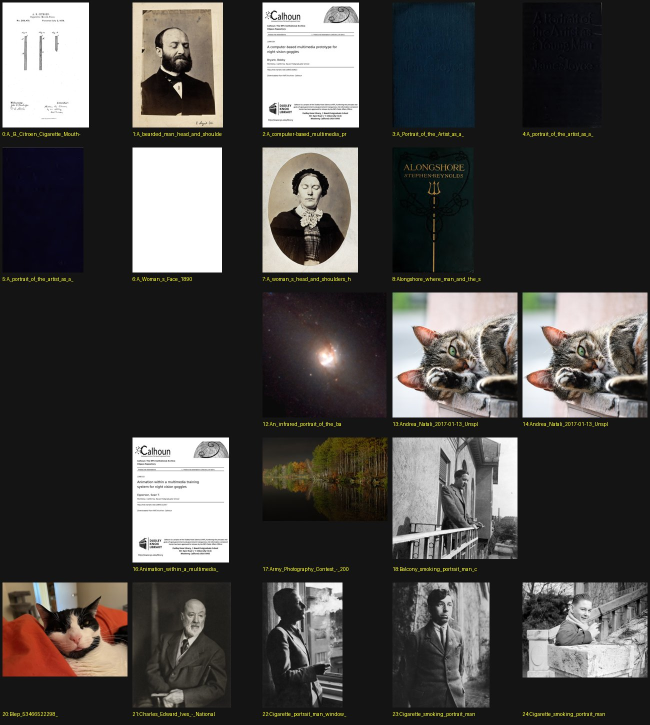
#> input picture test_assets/contact_0.jpg, 1300 x 1450 px (shown at 1/2 size)
$ python -i drawing.py   (imports and definitions only)
#> lines starting #> are read from the running program, lines starting #| are printed output that depends on the picture; after the words box and inside, x2 and y2 are one past the last pixel; in counts of white or black regions, pixels touching at a corner belong together
#> further down, picture is the input picture: shape (1450, 1300, 3); mean B, G, R 69.7, 71.7, 73.8
"""Annotated-frame rendering for demos, reports and manual inspection."""

from __future__ import annotations

from typing import Any

import cv2
import numpy as np

from .core.types import FaceObservation

_GREEN = (80, 220, 100)
_YELLOW = (40, 210, 240)
_RED = (60, 60, 235)
_ORANGE = (40, 150, 245)
_GRAY = (150, 150, 150)
_WHITE = (245, 245, 245)
_DARK = (22, 22, 22)
_CYAN = (220, 210, 60)

# MediaPipe landmark indices used for compact eye/mouth overlay.
_LEFT_EYE = [33, 160, 158, 133, 153, 144]
_RIGHT_EYE = [362, 385, 387, 263, 373, 380]
_MOUTH = [61, 13, 14, 291, 78, 308]


def draw_result(
    frame: np.ndarray,
    result: dict[str, Any],
    face: FaceObservation | None = None,
    scale: float | None = None,
) -> np.ndarray:
    """Return an annotated copy of ``frame`` without modifying the input."""
#> called with result = 'out.png'
    canvas = frame.copy()
    height, width = canvas.shape[:2]
#> height = 1450; width = 1300
    if scale is None:
        scale = max(0.38, min(1.0, width / 1200.0))
#> scale = 1
    thickness = max(1, int(round(scale * 2)))
#> thickness = 2

    _header(canvas, result, scale)

    face_info = result.get("face") or {}
    if face_info.get("present"):
        bbox = _bbox(face_info.get("bbox"))
        if bbox:
            cv2.rectangle(canvas, (bbox[0], bbox[1]), (bbox[2], bbox[3]), _GREEN, thickness)
            _label(canvas, "face", (bbox[0], max(0, bbox[1] - 5)), _GREEN, scale, thickness)

    if face is not None:
        _draw_face_points(canvas, face, scale)
        _draw_pose_arrow(canvas, face, scale)

    for det in result.get("detections", []):
        label = str(det.get("label", ""))
        if label == "face":
            continue
        bbox = _bbox(det.get("bbox"))
        if not bbox:
            continue
        metadata = det.get("metadata") or {}
        near = bool(metadata.get("near_mouth"))
        if label.lower() == "cigarette":
            color = _RED if near else _ORANGE
        elif label.lower() == "smoke":
            color = _GRAY
        else:
            color = _GRAY
        cv2.rectangle(canvas, (bbox[0], bbox[1]), (bbox[2], bbox[3]), color, thickness)
        text = f"{label} {float(det.get('confidence', 0.0)):.2f}"
        if near:
            text += " near-mouth"
        _label(canvas, text, (bbox[0], max(0, bbox[1] - 5)), color, scale * 0.9, thickness)

    _state_panel(canvas, result, scale)
    _event_banner(canvas, result.get("events") or [], scale)
    return canvas


def _header(canvas: np.ndarray, result: dict[str, Any], scale: float) -> None:
#> called with result = 'out.png', scale = 1
    height, width = canvas.shape[:2]
#> height = 1450; width = 1300
    band_h = int(34 * scale)
#> band_h = 34
    overlay = canvas.copy()
    cv2.rectangle(overlay, (0, 0), (width, band_h), _DARK, -1)
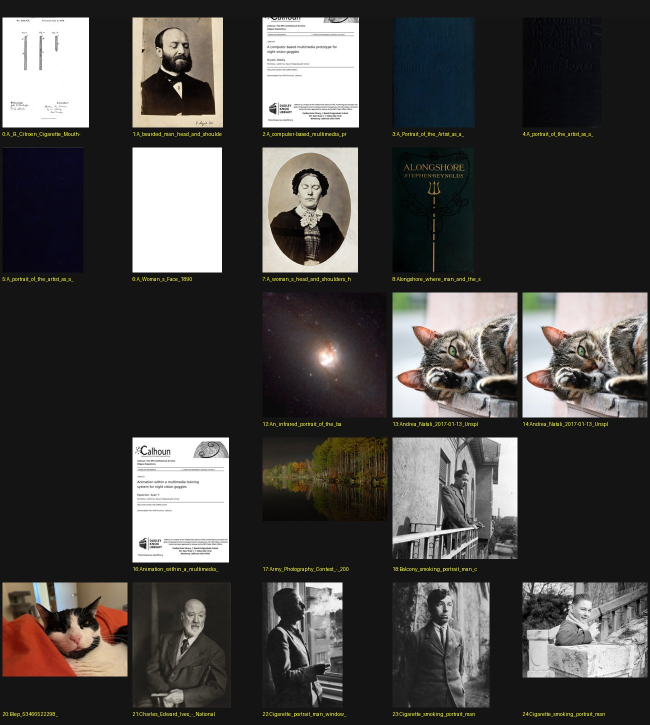
#> overlay: shape (1450, 1300, 3) (shown at 1/2 size); 2.41% of pixels changed, all inside (x1, y1, x2, y2) = (0, 0, 1300, 35)
    cv2.addWeighted(overlay, 0.72, canvas, 0.28, 0, canvas)
    text = "DMS research prototype | not a safety device"
    cv2.putText(
        canvas,
        text,
        (int(10 * scale), int(23 * scale)),
        cv2.FONT_HERSHEY_SIMPLEX,
        0.62 * scale,
        _WHITE,
        max(1, int(round(scale * 2))),
        cv2.LINE_AA,
    )
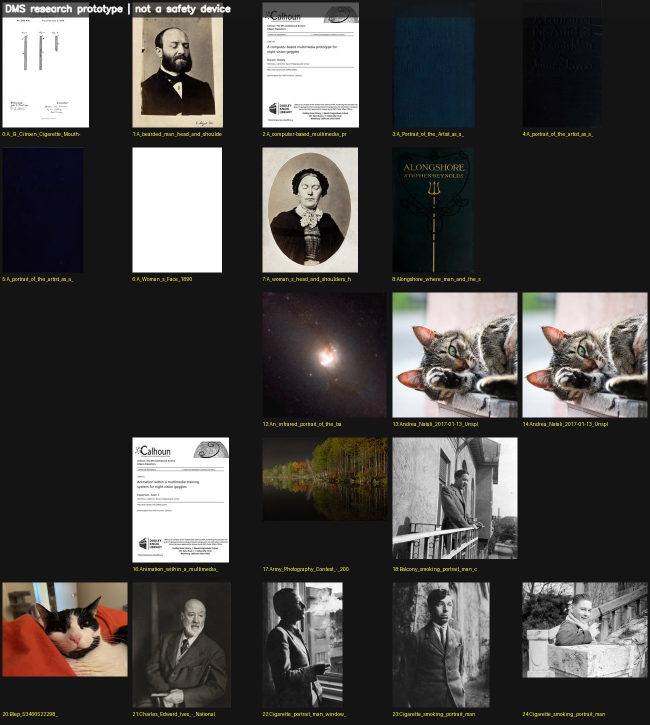
#> canvas: shape (1450, 1300, 3) (shown at 1/2 size); mean B, G, R 68.8, 70.8, 72.9
#> (the run stopped early here; a loop or call above may not have finished)

$ run again, on test_assets/contact_1.jpg
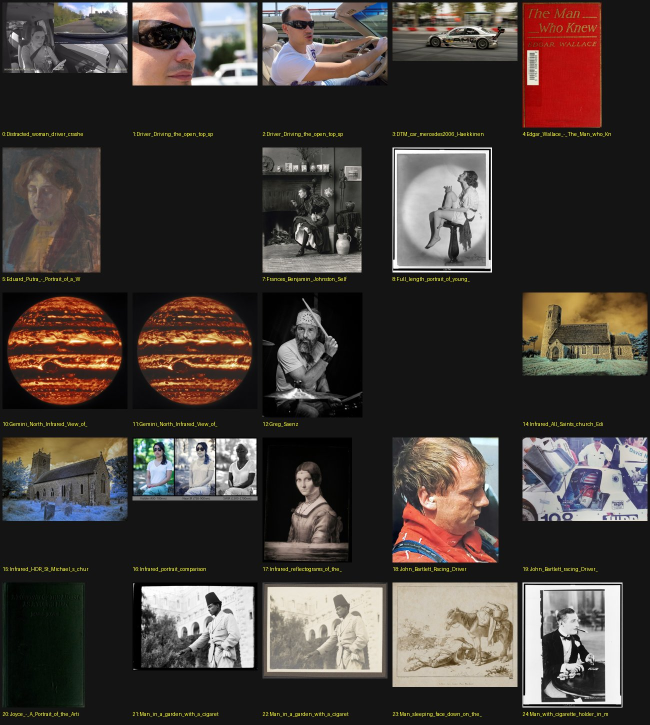
#> input picture test_assets/contact_1.jpg, 1300 x 1450 px (shown at 1/2 size)
#> picture is the input picture: shape (1450, 1300, 3); mean B, G, R 58.9, 63.4, 71.3
#> in _header, `cv2.rectangle(overlay, (0, 0), (width, band_h), _DARK, -1)`:
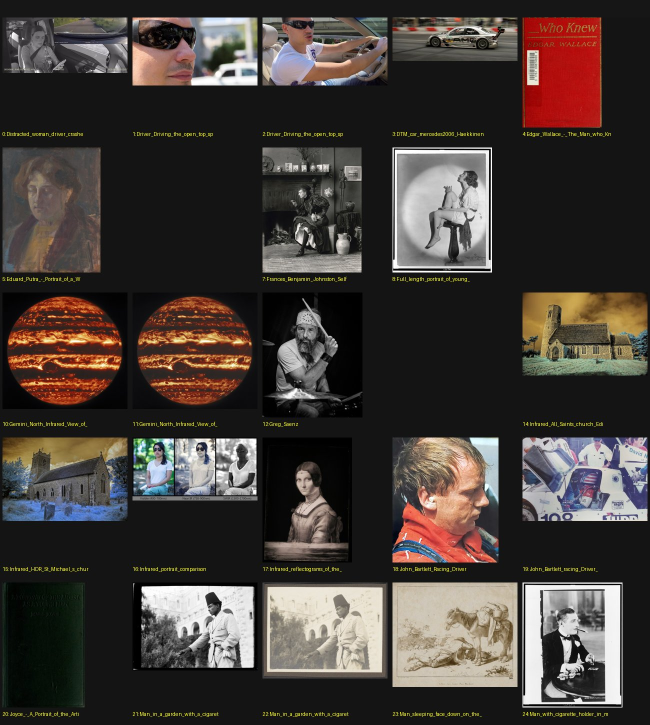
#> overlay: shape (1450, 1300, 3) (shown at 1/2 size); 2.41% of pixels changed, all inside (x1, y1, x2, y2) = (0, 0, 1300, 35)
#> in _header, `cv2.putText( canvas, text, (int(10 * scale), int(23 * scale)), cv2.FON..`:
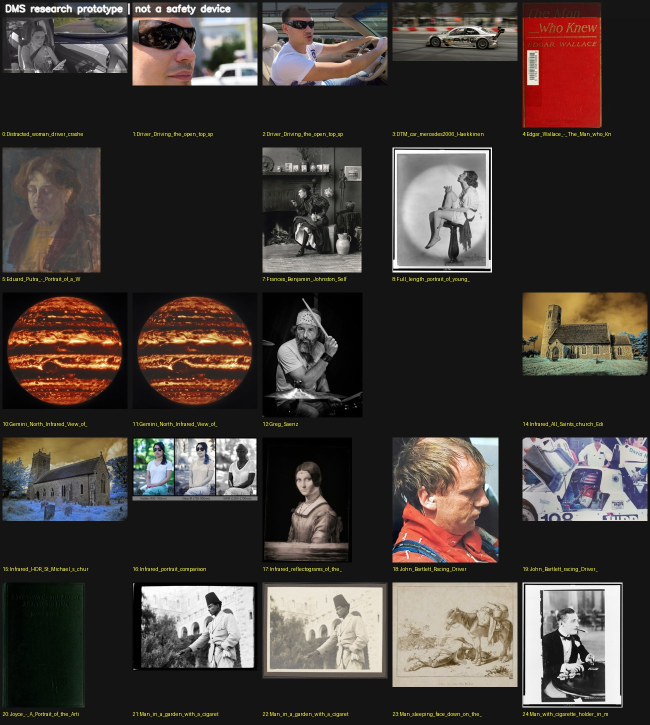
#> canvas: shape (1450, 1300, 3) (shown at 1/2 size); mean B, G, R 57.9, 62.3, 70

$ run again, on test_assets/contact_3.jpg
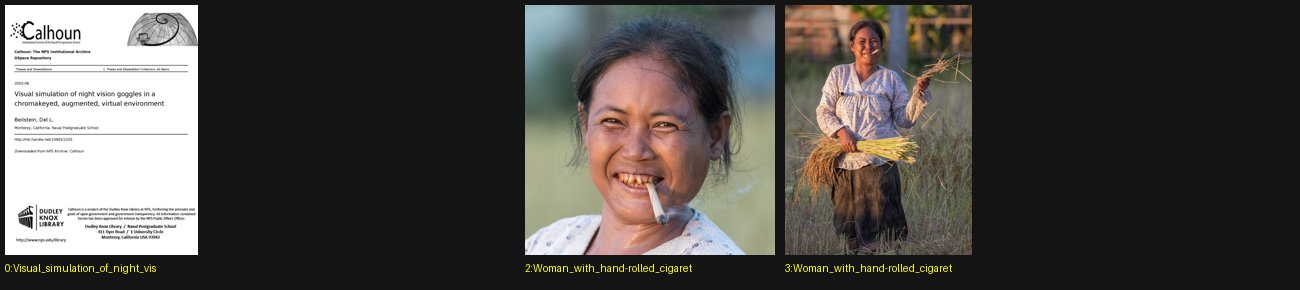
#> input picture test_assets/contact_3.jpg, 1300 x 290 px
#> picture is the input picture: shape (290, 1300, 3); mean B, G, R 72, 75.4, 78.7
#> in _header, `cv2.rectangle(overlay, (0, 0), (width, band_h), _DARK, -1)`:
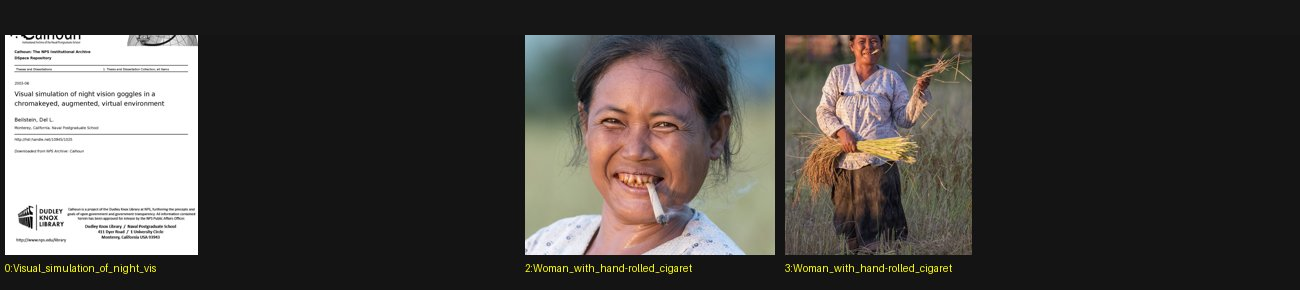
#> overlay: shape (290, 1300, 3); 12.06% of pixels changed, all inside (x1, y1, x2, y2) = (0, 0, 1300, 35)
#> in _header, `cv2.putText( canvas, text, (int(10 * scale), int(23 * scale)), cv2.FON..`:
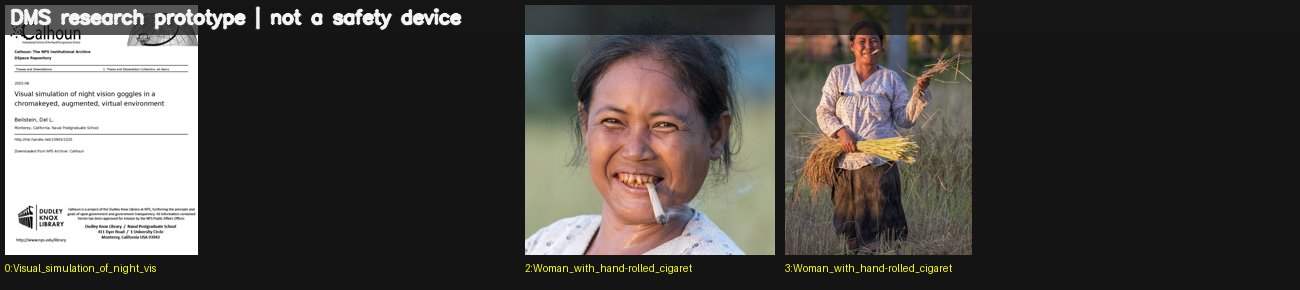
#> canvas: shape (290, 1300, 3); mean B, G, R 69.9, 73.1, 76.3
